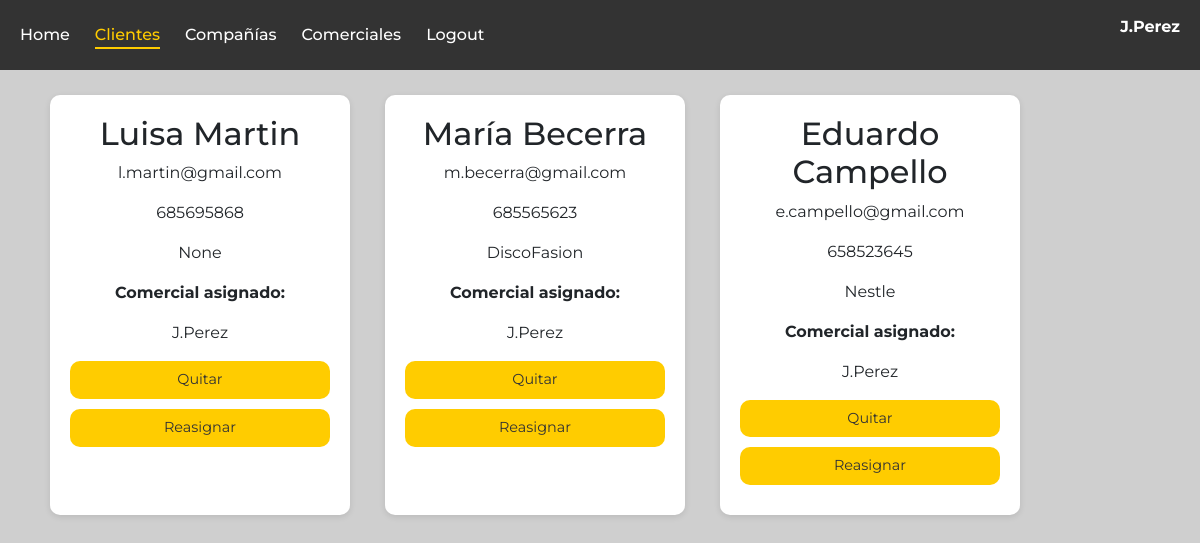
/client/ (signed in), run on the app's committed database.
### crm/models/commercials_model.py (models this page shows, shortened)
class Commercial(models.Model):
    user = models.OneToOneField(User, on_delete=models.CASCADE)
    phone = models.CharField(max_length=20, blank=True)

### crm/models/client_model.py (models this page shows, shortened)
class Client(models.Model):
    first_name = models.CharField(
        'Name',
        max_length=100
    )
    last_name = models.CharField(
        'Last Name',
        max_length=100
    )
    email = models.EmailField(unique=True)
    phone = models.CharField(max_length=20)
    company = models.ForeignKey(Company,on_delete=models.SET_NULL, null=True, blank=True)
    comercial = models.ForeignKey(Commercial, on_delete=models.SET_NULL, null=True, blank=True)
    origen = models.CharField(
        max_length=50,
        choices=[
            ('organico', 'Orgánico'),
            ('adds','Adds'),
            ('contacto','Contacto'),
        ],
            blank=False,
            null=False,
    )

### crm/models/company_model.py (models this page shows)
class Company(models.Model):
    name = models.CharField(
        'Name',
        max_length=100
    )
    address = models.CharField(
        'Direction',
        max_length=200, blank=True
    )
    phone = models.CharField(
        'Phone',
        max_length=20, blank=True
    )
    def __str__(self):
        return self.name

### crm/views/decoratos.py (the view)
    def wrapper(request, *args, **kwargs):
        if not request.user.is_authenticated:
            return redirect("commercial_login")
        try:
            request.commercial = Commercial.objects.get(user=request.user)
        except Commercial.DoesNotExist:
            return redirect("commercial_login")
        return view_func(request, *args, **kwargs)

### crm/views/clients_view.py (called while the page is built)
@commercial_required
def client_view(request):
    all_clients = Client.objects.all()
    return render(request, 'client/client.html', {"clients": all_clients})

### crm/views/decoratos.py (called while the page is built)
def commercial_required(view_func):
    def wrapper(request, *args, **kwargs):
        if not request.user.is_authenticated:
            return redirect("commercial_login")
        try:
            request.commercial = Commercial.objects.get(user=request.user)
        except Commercial.DoesNotExist:
            return redirect("commercial_login")
        return view_func(request, *args, **kwargs)
    return wrapper

### a_crm_django/templates/client/client.html (shortened to what this page needs)
{% extends "general/layout.html" %}
{% block page_content %}
<div class="container-client">
  {% for client in clients %}
  <article class="client" id="{{ client.id }}">
    <h2>{{ client.first_name }} {{ client.last_name }}</h2>
    <p>{{ client.email }}</p>
    <p>{{ client.phone }}</p>
    <p>{{ client.company }}</p>
    <p>
      <strong>Comercial asignado:</strong>
      {% if client.comercial %}
    <p>{{ client.comercial.user.username }}</p>
    {% else %}
    <em>Sin asignar</em>
    {% endif %}
    </p>
    {% if client.comercial %}
    <a class="button-action" href="{% url 'unassign_client' client.id %}" class="btn btn-warning btn-sm">Quitar</a>
    <a class="button-action" href="{% url 'reassign_client' client.id %}" class="btn btn-secondary btn-sm">Reasignar</a>
    {% else %}
    <a class="button-action" href="{% url 'assign_client' client.id %}" class="btn btn-primary btn-sm">Asignar a mí</a>
    {% endif %}
  </article>
  {% endfor %}
</div>
{% endblock %}

### a_crm_django/templates/general/layout.html (shortened to what this page needs)
{% load static %}
{% load django_bootstrap5 %}
<!doctype html>
<html lang="es">
<head>
  <link href="https://cdn.jsdelivr.net/npm/bootstrap@5.3.2/dist/css/bootstrap.min.css" rel="stylesheet">
  <link rel="stylesheet" href="{% static 'css/menu_principal.css' %}">
  <link rel="stylesheet" href="{% static 'css/add_task.css' %}">
  <link rel="stylesheet" href="{% static 'css/home.css' %}">
  <link rel="stylesheet" href="{% static 'css/client.css' %}">
  <link rel="stylesheet" href="{% static 'css/company.css' %}">
  <link rel="stylesheet" href="{% static 'css/add_opportunity.css' %}">
  <link rel="stylesheet" href="{% static 'css/pipeline.css' %}">
  <link rel="stylesheet" href="{% static 'css/add_client.css' %}">
  <link rel="stylesheet" href="{% static 'css/commercial.css' %}">
</head>
<body>
  {% include "_includes/_menu_principal.html" %}
  {% block page_content %}
  {% endblock %}
</body>
</html>

### a_crm_django/templates/_includes/_menu_principal.html (shortened to what this page needs)
<nav class="navbar">
  <ul class="menu-inicio" id="navMenu">
    <li class="{% if request.path == '/' or request.path == '/home/' %}active{% endif %}">
      <a href="{% url 'home' %}">Home</a>
    </li>
    <li class="{% if request.path == '/client/' %}active{% endif %}">
      <a href="{% url 'client' %}">Clientes</a>
    </li>
    <li class="{% if request.path == '/company/' %}active{% endif %}">
      <a href="{% url 'company' %}">Compañías</a>
    </li>
    <li class="{% if request.path == '/commercial/' %}active{% endif %}">
      <a href="{% url 'commercial' %}">Comerciales</a>
    </li>
    {% if request.session.commercial_id %}
    <li class="{% if request.path == '/logout/' %}active{% endif %}">
      <a href="{% url 'commercial_logout' %}">Logout</a>
    </li>
    {% endif %}
  </ul>
  {% if request.user.is_authenticated %}
  <p class="nombre-comercial">
    {{ request.user.commercial.user.username }}
  </p>
  {% endif %}
</nav>

### a_crm_django/static/css/menu_principal.css (style rules this page uses)
body { background-color: rgb(207, 207, 207); font-family: 'Montserrat', sans-serif; margin: 0; }
.navbar { background: #333; padding: 15px 20px; display: flex; justify-content: space-between; align-items: center; }
.menu-inicio { list-style: none; margin: 0; padding: 0; display: flex; gap: 25px; }
.menu-inicio a { color: white; text-decoration: none; font-weight: 500; }
.menu-inicio li.active a { color: #ffcc00; border-bottom: 2px solid #ffcc00; padding-bottom: 3px; }
.nombre-comercial { display: flex; align-items: center; color: white; font-weight: 700; }
html, body { overflow-x: hidden; }

### a_crm_django/static/css/client.css (style rules this page uses)
.container-client { display: flex; flex-wrap: wrap; justify-content: center; max-width: 85%; gap: 35px; margin: 25px; }
.client { background: #fff; padding: 20px; border-radius: 10px; text-align: center; box-shadow: 0 2px 6px rgba(0, 0, 0, 0.1); width: 250px; flex: 1 1 250px; max-width: 300px; }
.button-action { display: block; background-color: #ffcc00; padding: 8px 12px; border-radius: 10px; margin-bottom: 10px; text-decoration: none; color: #333; font-size: 0.9rem; }

### a_crm_django/static/css/add_opportunity.css (style rules this page uses)
body { background-color: rgb(207, 207, 207); font-family: 'Montserrat', sans-serif; }

### a_crm_django/static/css/add_client.css (style rules this page uses)
body { background-color: rgb(207, 207, 207); font-family: 'Montserrat', sans-serif; }

### data on the page
Client: first_name "Luisa", last_name "Martin", email "l.martin@gmail.com", phone "685695868", company "None", comercial.user.username "J.Perez", shows "Quitar"
Client: first_name "María", last_name "Becerra", email "m.becerra@gmail.com", phone "685565623", company "DiscoFasion", comercial.user.username "J.Perez", shows "Quitar"
Client: first_name "Eduardo", last_name "Campello", email "e.campello@gmail.com", phone "658523645", company "Nestle", comercial.user.username "J.Perez", shows "Quitar"

### other printed values
{{ request.user.commercial.user.username }} "J.Perez"
